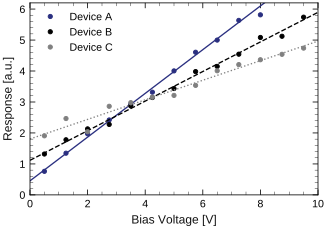

Write Python code to recreate this figure.
#!/usr/bin/env python3
"""Example: Tao Style linear data with fitted curves."""

from __future__ import annotations

from pathlib import Path
import sys

import matplotlib.pyplot as plt
import numpy as np


ROOT = Path(__file__).resolve().parents[1]
sys.path.insert(0, str(ROOT / "scripts"))

from apply_tao_style import (  # noqa: E402
    DEFAULT_ASPECT,
    FIT_LINE_STYLES,
    LINE_WIDTH,
    MARKER_SIZE,
    PALETTE,
    apply_matplotlib_legend,
    axes_box_size,
    save_adaptive_figure,
    set_fixed_axes_box,
    matplotlib_rcparams,
)


def main() -> None:
    rng = np.random.default_rng(20260522)
    x = np.linspace(0.5, 9.5, 13)
    series = [
        (0.72, 0.35, "Device A"),
        (0.48, 1.15, "Device B"),
        (0.31, 1.85, "Device C"),
    ]

    plt.rcParams.update(matplotlib_rcparams(svg_fonttype="path"))
    fig, ax = plt.subplots(figsize=axes_box_size(DEFAULT_ASPECT))

    fit_x = np.linspace(0.0, 10.0, 300)
    for index, (slope, intercept, label) in enumerate(series):
        color = PALETTE[index]
        y = slope * x + intercept + rng.normal(0.0, 0.12, size=x.size)
        fit = np.polyfit(x, y, deg=1)

        ax.plot(
            x,
            y,
            linestyle="none",
            marker="o",
            markersize=MARKER_SIZE,
            color=color,
            label=label,
        )
        ax.plot(
            fit_x,
            np.polyval(fit, fit_x),
            linestyle=FIT_LINE_STYLES[index],
            linewidth=LINE_WIDTH,
            color=color,
        )

    ax.set_xlabel("Bias Voltage [V]")
    ax.set_ylabel("Response [a.u.]")
    ax.set_xlim(0, 10)
    ax.set_ylim(0, 6.2)
    ax.minorticks_on()
    apply_matplotlib_legend(ax)

    set_fixed_axes_box(fig, ax, DEFAULT_ASPECT)

    output = Path(__file__).with_suffix(".svg")
    save_adaptive_figure(fig, output)
    plt.close(fig)
    print(output)


if __name__ == "__main__":
    main()
